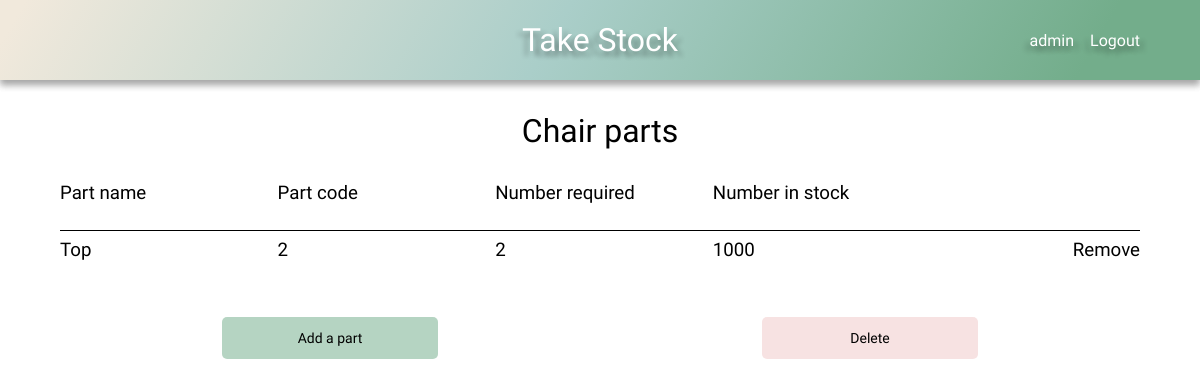
The page /product-detail/2 (signed in) on the database its author committed.
### stock/models.py (models this page shows, shortened)
class Product(models.Model):
    name = models.CharField(max_length=100)
    stock_parts = models.ManyToManyField(Stock)
    company = models.ForeignKey(User, on_delete=models.CASCADE, default=1)
    def __str__(self):
        return f'{self.name}'

class Parts(models.Model):
    product_part_belongs_to = models.ForeignKey(
        Product, on_delete=models.CASCADE
        )
    item = models.ForeignKey(
        Stock,
        on_delete=models.CASCADE
        )
    number_required = models.IntegerField()
    company = models.ForeignKey(User, on_delete=models.CASCADE, default=1)

class Stock(models.Model):
    name = models.CharField(max_length=100)
    code = models.CharField(max_length=100)
    number_in_stock = models.IntegerField()
    company = models.ForeignKey(User, on_delete=models.CASCADE, default=1)

### stock/views.py (the view)
# urls.py: path('product-detail/<int:pk>', product_detail, name='product-detail'),
def product_detail(request, pk):
    default_user = request.user
    product_parts = Parts.objects.filter(
        company=default_user).filter(product_part_belongs_to=pk)
    product = Product.objects.filter(
        company=default_user).filter(id=pk).first()
    context = {
        'product_parts': product_parts,
        'product': product,
    }
    return render(request, 'product_detail.html', context)

### stock/context_processors.py (called while the page is built)
def base(request):
    default_user = request.user
    return ({
        'default_user': default_user
        })

### stock/templates/product_detail.html
{% extends 'base.html' %}
{% load static %}
{% block head %}
    <link rel="stylesheet" href="{% static 'css/grid.css' %}">
{% endblock %}
{% block content %}
    <h1 class="center">{{ product }} parts</h1>
    {% if not product_parts %}
        <h2 class="center">This product has no parts!</h2>
    {% else %}
        <div class="grid">
            <div class="grid-headings grid-5">
                <h3>Part name</h3>
                <h3>Part code</h3>
                <h3>Number required</h3>
                <h3>Number in stock</h3>
            </div>
            {% for part in product_parts %}
                <div class="grid-row grid-5">
                    <div class="item-name-content">
                        <h3>{{ part.item.name }}</h3>
                    </div>
                    <div class="item-code-content">
                        <h3>{{ part.item.code }}</h3>
                    </div>
                    <div class="item-required-content">
                        <h3>{{ part.number_required }}</h3>
                    </div>
                    <div class="item-number-content">
                        <h3>{{ part.item.number_in_stock }}</h3>
                    </div>
                    <div class="update">
                        <h3><a href="{% url 'delete-part' part.id %}">Remove</a></h3>
                    </div>
                </div>
            {% endfor %}
    {% endif %}
            <div class="grid-buttons">
                <a class="btn grid-btn btn-submit btn-hover" href="{% url 'add_more_parts' product.pk %}">Add a part</a>
                <a class="btn grid-btn btn-delete btn-hover" href="{% url 'delete-product' product.id %}">Delete</a>
            </div>
        </div>
{% endblock %}

### stock/templates/base.html (shortened to what this page needs)
{% load static %}
<!DOCTYPE html>
<html lang="en">
<head>
    <link rel="stylesheet" href="{% static 'css/style.css' %}">
    {% block head %}
    {% endblock %}
</head>
<body>
    <header class="main-header">
        <h1><a href="{% url 'home' %}">Take Stock</a></h1>
        <div class="user-nav">
            {% if user.is_authenticated %}
                <div id="dropdown">{{ default_user }}
                </div>
                <a href="{% url 'logout' %}">Logout</a>
            {% else %}
                <a href="{% url 'login' %}">Login</a>
                <a href="{% url 'register' %}">Register</a>
            {% endif %}
        </div>
    </header>
    {% block content %}
    {% endblock %}
</body>
</html>

### static/css/style.css (style rules this page uses)
:root { --clr-mix-calm: 120deg, #f1e9dc 2%, #aacec9, #73ad8b 90%; --shadow: 0 10px 20px 0 rgba(0, 0, 0, .2), 0 10px 20px 0 rgba(0, 0, 0, .2); --shadow-s: 0 5px 7px 0 rgba(0, 0, 0, .2), 0 5px 7px 0 rgba(0, 0, 0, .2); --shadow-l: 0 20px 30px 0 rgba(0, 0, 0, .2), 0 20px 30px 0 rgba(0, 0, 0, .2); --shadow-tl: 5px 5px 5px rgba(0, 0, 0, .2), -5px 5px 5px rgba(0, 0, 0, .2); --header-height: 5em; --hover: .522; --btn-submit: hsla(145, 26%, 56%, var(--hover)); --btn-delete: hsla(0, 58%, 86%, var(--hover)); }
*, *::before, *::after { margin: 0; padding: 0; box-sizing: border-box; text-decoration: none; list-style-type: none; color: #000000; font-family: 'Nanum Gothic', 'Gill Sans', 'Gill Sans MT', Calibri, 'Trebuchet MS', sans-serif; font-weight: 300; }
body { overflow-x: hidden; }
h1, .center, .add-new { width: max-content; margin: 1em auto; }
.main-header { display: flex; justify-content: center; align-items: center; height: var(--header-height); background: linear-gradient(var(--clr-mix-calm)); box-shadow: var(--shadow-s); position: relative; }
.main-header h1 a { color: #FFFFFF; text-shadow: var(--shadow-tl); }
.btn { border: none; font-size: 14px; }
.btn-delete { background-color: var(--btn-delete); }
.btn-submit { background-color: var(--btn-submit); }
.user-nav { max-width: 20%; display: flex; justify-content: space-between; gap: 1em; position: absolute; right: 5%; }
.user-nav div, .user-nav a { color: #FFFFFF; text-shadow: var(--shadow-tl); }
#dropdown { position: relative; cursor: pointer; }
@media screen and (min-width: 1200px) { body { max-width: 1200px; min-height: 100vh; margin: 0 auto; box-shadow: var(--shadow-l); } }

### static/css/grid.css (style rules this page uses)
.grid { display: grid; min-width: 80%; max-width: 90%; margin: 2em auto; grid-auto-flow: row; }
.grid-headings { display: grid; height: 3em; }
.grid-row { display: grid; align-items: center; grid-auto-flow: column; padding: .5em 0; border-top: 1px solid #000000; }
.grid-5 { grid-template-columns: repeat(5, 1fr); gap: .5em; }
.grid-4 > *, .grid-5 > * { max-width: 100%; overflow-x: scroll; }
.update { text-align: end; }
.grid-buttons { display: flex; justify-content: space-around; padding: 3em 0; }
.grid-buttons a { width: 20%; }
.grid-btn { width: 20%; height: 3em; border-radius: 5px; display: flex; align-items: center; justify-content: center; }

### rows shown on the page
Product: name "Chair"
Parts: item.name "Top", item.code "2", number_required "2", item.number_in_stock "1000"

### other values the page prints
{{ default_user }} "admin"
